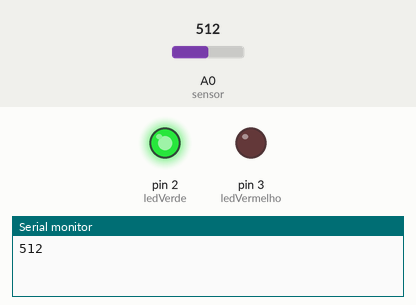
Recording of a sketch running on a simulated Arduino Uno, built with avr-gcc and run on an emulated ATmega328P. On the bench: output pins drawn as LEDs (lit = HIGH), the last lines printed to the serial monitor. The inputs (shaded band) are chosen by the test bench; at power-on: A0 (sensor) = 512.

Above: at 1.2 s.
1.3 s: A0 (sensor) set to 792
3.5 s: A0 (sensor) set to 814
At 4.9 s:
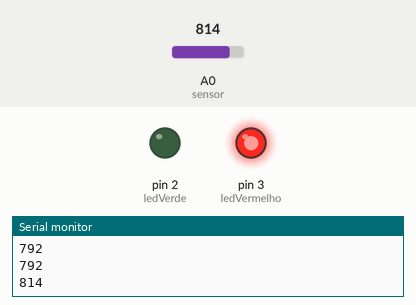
6.0 s: A0 (sensor) set to 790
At 7.9 s:
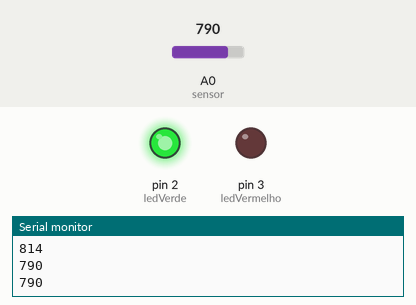
8.2 s: A0 (sensor) set to 810
At 9.7 s:
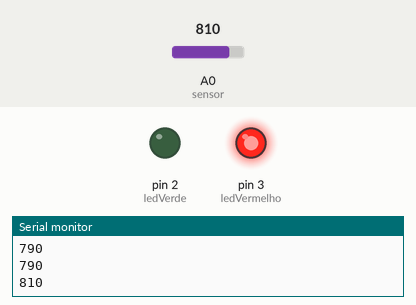
Timing chart, 0 to 11.2 s (numbered marks = the images above; inputs shaded):
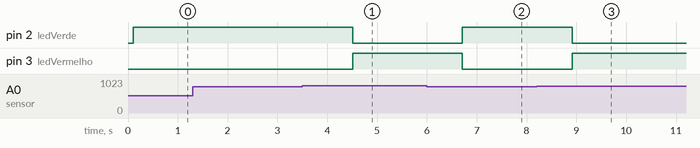

Measured:
- the behaviour switches between 800 and 801 on A0 (sensor) (found by bisection; images 0 and 1)
- after the input at 3.5 s, pin 2 (ledVerde): HIGH → LOW after 1.0 s; pin 3 (ledVermelho): LOW → HIGH after 1.0 s
- after the input at 6.0 s, pin 2 (ledVerde): LOW → HIGH after 0.71 s; pin 3 (ledVermelho): HIGH → LOW after 0.71 s
- after the input at 8.2 s, pin 2 (ledVerde): HIGH → LOW after 0.71 s; pin 3 (ledVermelho): LOW → HIGH after 0.71 s

The sketch:

arduino.ino
```cpp
int sensor = A0;

int ledVerde = 2;
int ledVermelho = 3;

int valor = 0;

int lerSensor() {
  int soma = 0;

  for (int i = 0; i < 10; i++) {
    soma += analogRead(sensor);
    delay(10);
  }

  return soma / 10;
}

void setup() {
  Serial.begin(9600);

  pinMode(ledVerde, OUTPUT);
  pinMode(ledVermelho, OUTPUT);
}

void loop() {
  valor = lerSensor();

  Serial.println(valor);

  if (valor > 800) { // seco
    digitalWrite(ledVerde, LOW);
    digitalWrite(ledVermelho, HIGH);
  } else { // úmido
    digitalWrite(ledVerde, HIGH);
    digitalWrite(ledVermelho, LOW);
  }

  delay(1000);
}
```
